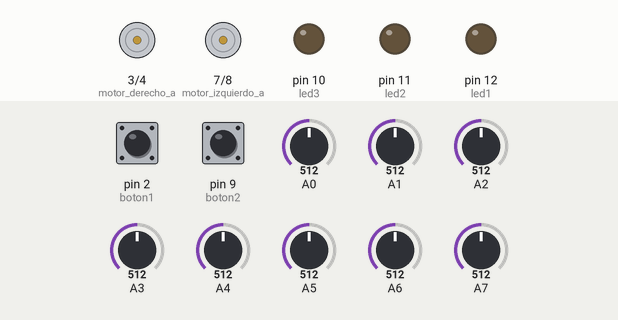
Simulated run of this sketch. Board: Arduino Nano, built with avr-gcc and run on an emulated ATmega328P. Shown: motor-driver pin pairs drawn as motors (green arrow = first pin HIGH = forward, orange = second pin HIGH = backward, longer = more drive, scaled by the enable pin), output pins drawn as LEDs (lit = HIGH). Inputs (shaded band) come from the test bench; at power-on: pin 2 (boton1) LOW, pin 9 (boton2) LOW, A0 = 512, A1 = 512, A2 = 512, A3 = 512, A4 = 512, A5 = 512, A6 = 512, A7 = 512. Pins used as bus, display or sensor lines are not drawn; what the sketch prints to the serial monitor is not drawn.

Above: at 1.2 s.
1.3 s: pin 2 (boton1) pulled HIGH for 1 s
At 3.4 s:
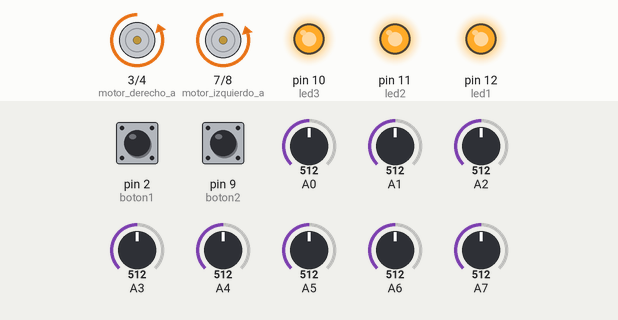
3.8 s: pin 9 (boton2) pulled HIGH for 0.15 s
At 4.2 s:
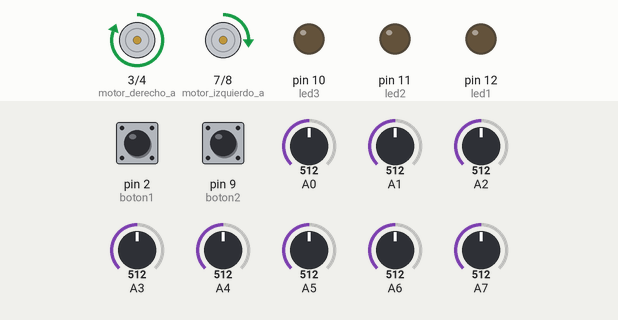
5.4 s: pin 9 (boton2) pulled HIGH for 1 s
At 7.3 s:
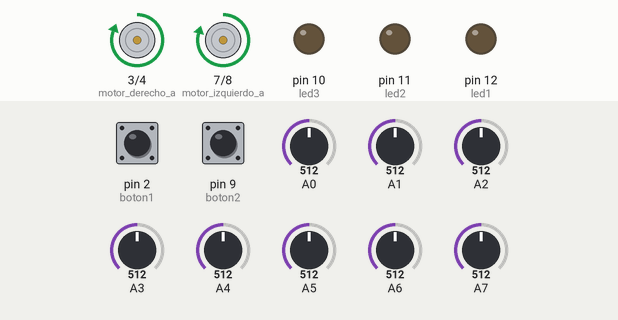
7.9 s: pin 2 (boton1) pulled HIGH for 0.15 s
At 8.4 s:
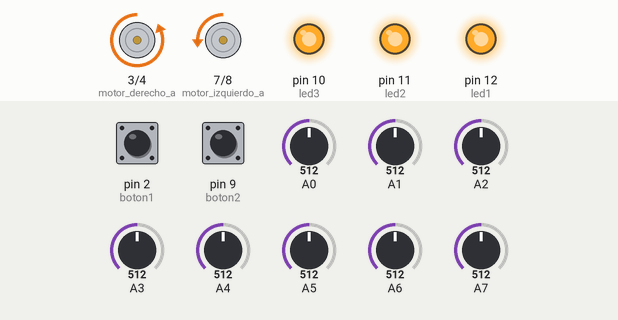
9.5 s: pin 9 (boton2) pulled HIGH for 3.2 s
At 9.96 s:
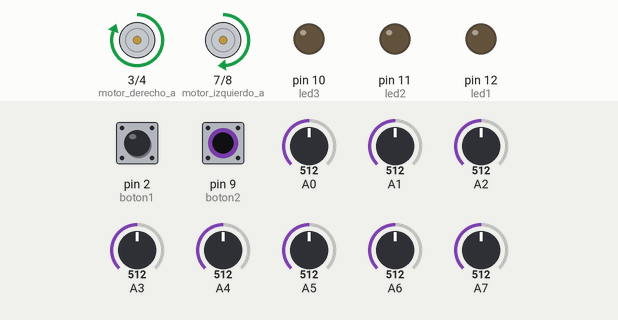
14.2 s: pin 2 (boton1) pulled HIGH for 3.2 s
At 14.66 s:
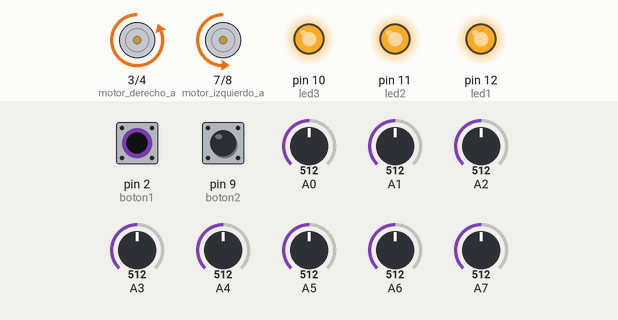
Timing chart, 0 to 17.2 s (numbered marks = the images above; inputs shaded):
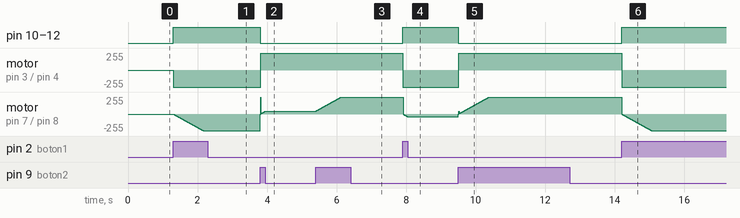

Measured:
- after the input at 1.3 s, pin 10 (led3), pin 11 (led2), pin 12 (led1): LOW → HIGH at once; motor on pin 3 (motor_derecho_a) / pin 4 (motor_derecho_b): stopped → backward 255/255 at once; motor on pin 7 (motor_izquierdo_a) / pin 8 (motor_izquierdo_b): moves from stopped to backward 250/255 over 0.86 s, starting at once
- after the input at 3.8 s, pin 10 (led3), pin 11 (led2), pin 12 (led1): HIGH → LOW at once; motor on pin 3 (motor_derecho_a) / pin 4 (motor_derecho_b): backward 255/255 → forward 255/255 at once
- after the input at 5.4 s, motor on pin 7 (motor_izquierdo_a) / pin 8 (motor_izquierdo_b): moves from forward 42/255 to forward 250/255 over 0.72 s, starting at once
- after the input at 7.9 s, pin 10 (led3), pin 11 (led2), pin 12 (led1): LOW → HIGH at once; motor on pin 3 (motor_derecho_a) / pin 4 (motor_derecho_b): forward 255/255 → backward 255/255 at once; motor on pin 7 (motor_izquierdo_a) / pin 8 (motor_izquierdo_b): moves from forward 250/255 to backward 42/255 over 0.14 s, starting at once
- after the input at 9.5 s, pin 10 (led3), pin 11 (led2), pin 12 (led1): HIGH → LOW at once; motor on pin 3 (motor_derecho_a) / pin 4 (motor_derecho_b): backward 255/255 → forward 255/255 at once
- after the input at 14.2 s, pin 10 (led3), pin 11 (led2), pin 12 (led1): LOW → HIGH at once; motor on pin 3 (motor_derecho_a) / pin 4 (motor_derecho_b): forward 255/255 → backward 255/255 at once; motor on pin 7 (motor_izquierdo_a) / pin 8 (motor_izquierdo_b): moves from forward 250/255 to backward 250/255 over 0.86 s, starting at once

The sketch:

azog_comprobacion.ino
```cpp
int led1 = 12;
int led2 = 11;
int led3 = 10;
int boton1 = 2;
int boton2 = 9;

int motor_derecho_a = 3;
int motor_derecho_b = 4;
int pwm_derecho = 5;

int motor_izquierdo_a = 7;
int motor_izquierdo_b = 8;
int pwm_izquierdo = 6;
#define Stop 2
#define Adelante 1
#define Atras 0
int i=0;
int j=0;

void setup() {
  pinMode(led1, OUTPUT);
  pinMode(led2, OUTPUT);
  pinMode(led3, OUTPUT);
    pinMode(motor_derecho_a, OUTPUT);
  pinMode(motor_derecho_b, OUTPUT);
  pinMode(motor_izquierdo_a, OUTPUT);
    pinMode(motor_izquierdo_b, OUTPUT);

  pinMode(boton1, INPUT);
  pinMode(boton2, INPUT);
    Serial.begin(9600);
}

// the loop routine runs over and over again forever:
void loop() {


  if (digitalRead(boton1) == HIGH) {
    // turn LED on:
    digitalWrite(led1, HIGH);   // turn the LED on (HIGH is the voltage level)
    digitalWrite(led2, HIGH);   // turn the LED on (HIGH is the voltage level)
    digitalWrite(led3, HIGH);   // turn the LED on (HIGH is the voltage level)
    i=i+3;
    j=0;
    ponMotores(-i,-i);
  }
  if (digitalRead(boton2) == HIGH) {
    // turn LED on:
    digitalWrite(led1, LOW);   // turn the LED on (HIGH is the voltage level)
    digitalWrite(led2, LOW);   // turn the LED on (HIGH is the voltage level)
    digitalWrite(led3, LOW);   // turn the LED on (HIGH is the voltage level)
    ponMotores(j,j);
    j=j+3;
    i=0;
  }

  if (analogRead(A0) < 255)Serial.print("1");else Serial.print("0");
  if (analogRead(A1) < 255)Serial.print("1");else Serial.print("0");
  if (analogRead(A2) < 255)Serial.print("1");else Serial.print("0");
  if (analogRead(A3) < 255)Serial.print("1");else Serial.print("0");
  if (analogRead(A4) < 255)Serial.print("1");else Serial.print("0");
  if (analogRead(A5) < 255)Serial.print("1");else Serial.print("0");
  if (analogRead(A6) < 255)Serial.print("1");else Serial.print("0");
  if (analogRead(A7) < 255)Serial.println("1");else Serial.println("0");


}
```

motores.ino
```cpp
void MotorDerecho(int Sentido)
{
  switch (Sentido)
  {
  case Atras:
    digitalWrite(motor_derecho_a, LOW);
    digitalWrite(motor_derecho_b, HIGH);
    break;

  case Adelante:
    digitalWrite(motor_derecho_a, HIGH);
    digitalWrite(motor_derecho_b, LOW);
    break;

  case Stop:
    digitalWrite(motor_derecho_a, LOW);
    digitalWrite(motor_derecho_b, LOW);
    break;
  }
}


// ********************************************************************************************** //
// MOTOR IZQUIERDO //
// ********************************************************************************************** //

void MotorIzquierdo(int Sentido)
{


  switch(Sentido)
  {
  case Atras:
    digitalWrite(motor_izquierdo_a, LOW);
    digitalWrite(motor_izquierdo_b, HIGH);
    break;

  case Adelante:
    digitalWrite(motor_izquierdo_a, HIGH);
    digitalWrite(motor_izquierdo_b, LOW);
    break;

  case Stop:
    digitalWrite(motor_izquierdo_a, LOW);
    digitalWrite(motor_izquierdo_b, LOW);
    break;
  }
}
void ponMotores(signed int mi,signed int md)
{


  // Actuamos sobre motor derecho
  if (md>0)
  {
    if(md>250)
      md=250;
    MotorDerecho(Adelante);
    analogWrite(pwm_derecho,md );
  }
  else
  {
    if(md<-250)
      md=-250;
    MotorDerecho(Atras);
    analogWrite(pwm_derecho,-md );
  }
  // Actuamos sobre motor izquierdo
  if (mi>0)
  {
    if(mi>250)
      mi = 250;
    MotorIzquierdo(Adelante);
    analogWrite(pwm_izquierdo,mi );

  }
  else
  {
    if(mi<-250)
      mi = -250;
    MotorIzquierdo(Atras);
    analogWrite(pwm_izquierdo,-mi );
  }
}
```
